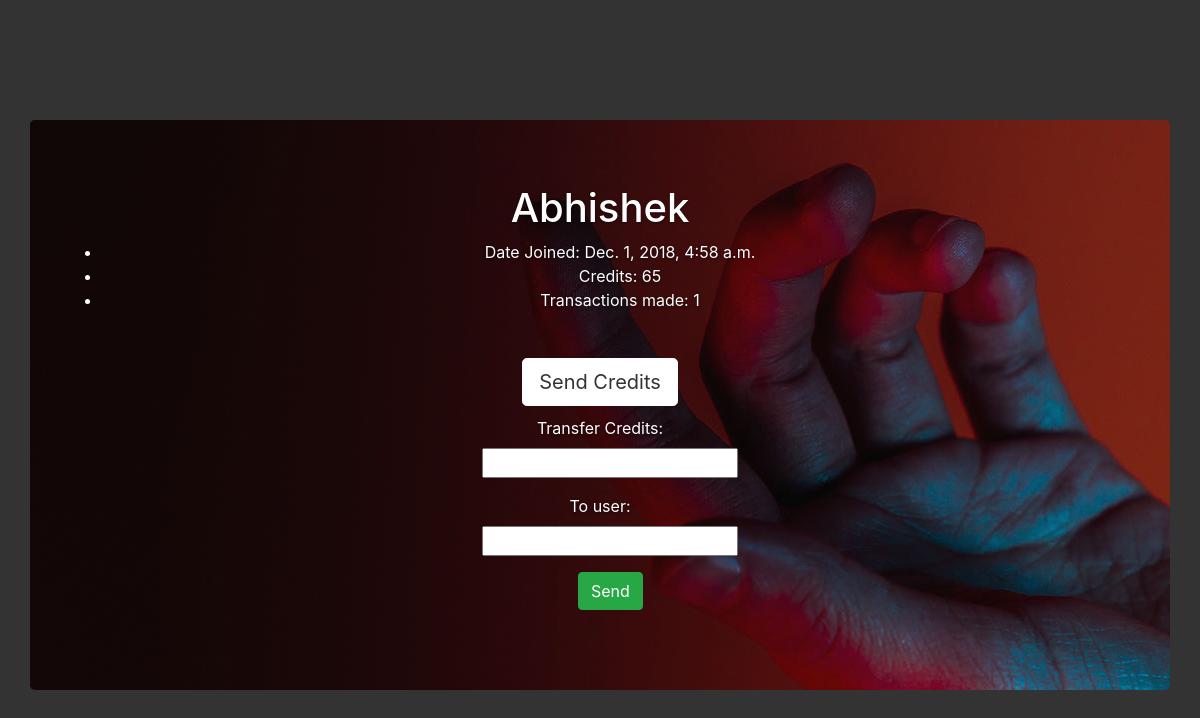
The app's page /credit_app/1/ with its own data.
### credit_app/models.py (models this page shows, shortened)
class site_users(models.Model):
    username = models.CharField(max_length=200, default='')
    join_date = models.DateTimeField('date joined', default=datetime.now())
    credits = models.IntegerField(default=0)
    num_transactions = models.IntegerField(default=0)

### credit_app/views.py (the view)
# urls.py: url(r'^(?P<user_id>[0-9]+)/$', views.user_info, name='user_info'),
def user_info(request, user_id):
    user = get_object_or_404(site_users,pk=user_id)
    return render(request, 'credit_app/user_info.html',{ 'user' : user })

### credit_app/templates/credit_app/user_info.html (shortened to what this page needs)
{% extends 'credit_app/index.html' %}
{% block body %}
<div class="site-wrapper">
<div class="container jumbotron" id=user_info>
        <h1>{{ user.username }} </h1>
    <ul>
        <li><span>Date Joined: </span>{{ user.join_date }}</li>
        <li><span>Credits: </span>{{ user.credits }}</li>
        <li><span>Transactions made: </span>{{ user.num_transactions }}</li>
    </ul>
    <p class="lead"><br>
        <a href="#" class="btn btn-lg btn-default">Send Credits</a>
    </p>
    <form class="form-horizontal" role="form" action="{% url 'credit_app:credit_transfer' user.id %}" method="post" enctype="multipart/form-data">
        <div class="form-group">
            <label class="control-label col-sm-2" for="id_credits">
                Transfer Credits:
            </label>
            <div class="col-sm-10">
                <input id="id_credits" maxlength="30" name="credits" type="text">
            </div>
        </div>
        <div class="form-group">
            <label class="control-label col-sm-2" for="id_to_user">
                To user:
            </label>
            <div class="col-sm-10">
                <input id="id_to_user" maxlength="30" name="to_user" type="text">
            </div>
        </div>
        <div class="form-group">
            <div class="col-sm-offset-2 col-sm-10">
                <button type="submit" class="btn btn-success">Send</button>
            </div>
        </div>
    </form>
    </div>
</div>
{% endblock %}

### credit_app/static/credit_app/main_styles.css (style rules this page uses)
a, a:focus, a:hover { color: #fff; }
.btn-default, .btn-default:hover, .btn-default:focus { color: #333; text-shadow: none; background-color: #fff; border: 1px solid #fff; }
html, body { height: 100%; background-color: #fff; }
.site-wrapper { display: table; width: 100%; height: 100%; background-color: #333; }
.lead { margin: 10px auto; }
#user_info { margin-top: 10%; background-image: url(images/contact_background.jpg) }
.col-sm-10 { margin-left:100px; }

### records on screen
site_users: username "Abhishek", join_date "Dec. 1, 2018, 4:58 a.m.", credits "65", num_transactions "1"
